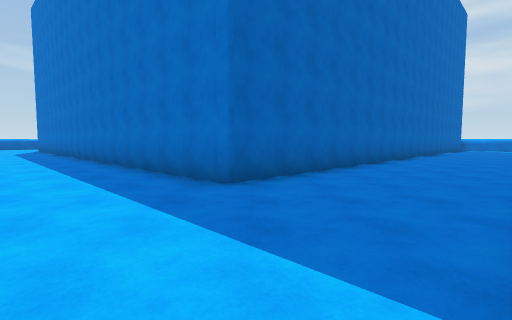
View 1 (above)

19 first-person views from a walk through a Unity game level. The camera is 1.4 m above the floor, tilts 4° down and sees 85° across. The floor is counted in squares, 2 m on a side. Each view is taken from the middle of a square. On the plan, view 1 faces up. The plan holds only what a view shows up to about 9 squares ahead; the rest is blank. The place goes on beyond the plan. The player character is not drawn. Some animated figures are not drawn. Surface patterns are stand-ins for the level's own textures.

View 2
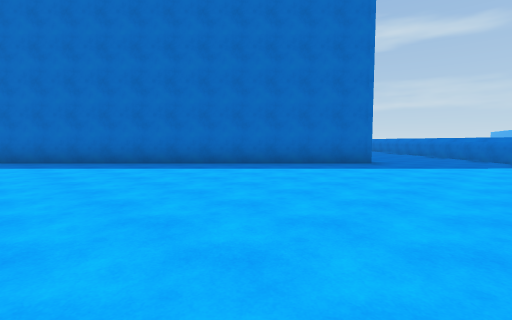

View 3
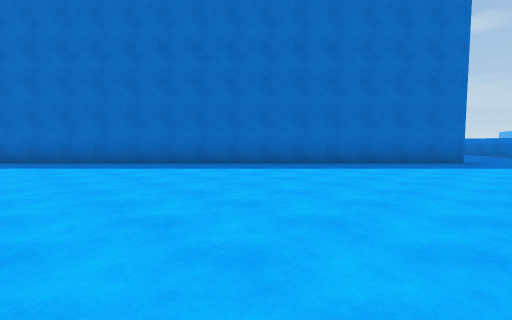

View 4
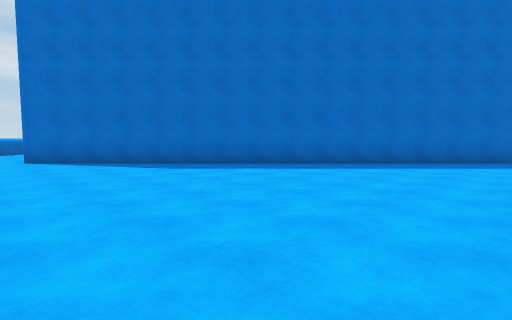

View 5
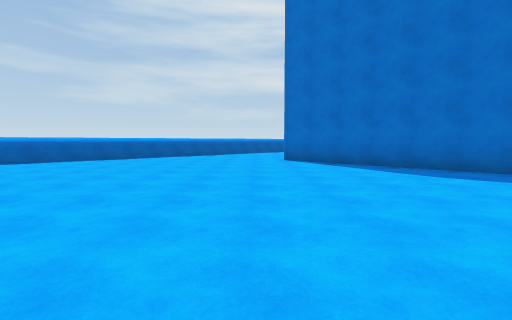

View 6
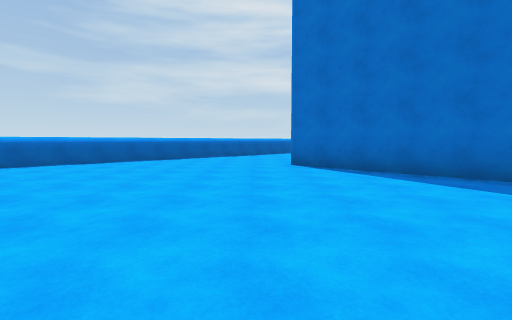

View 7
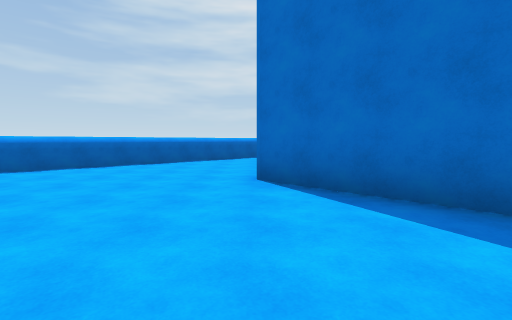

View 8
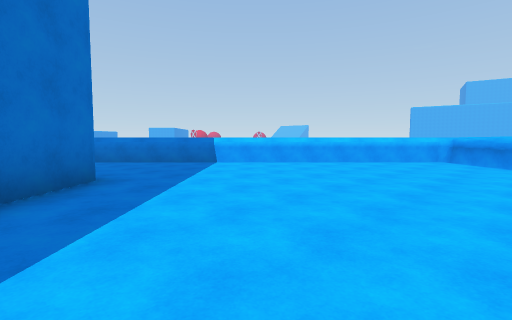

View 9
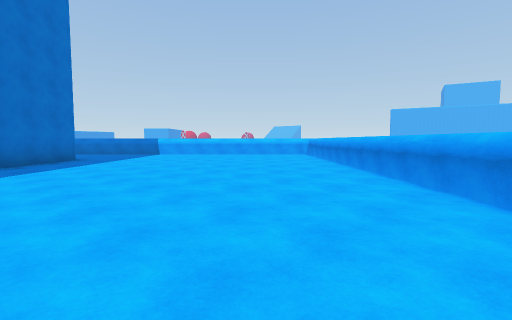

View 10
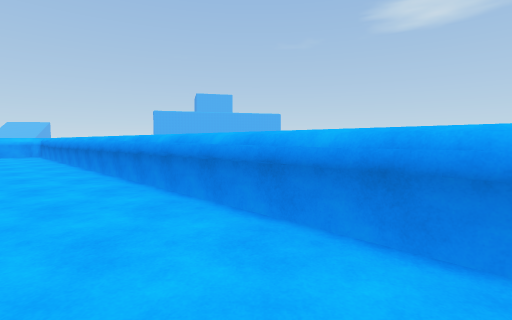

View 11
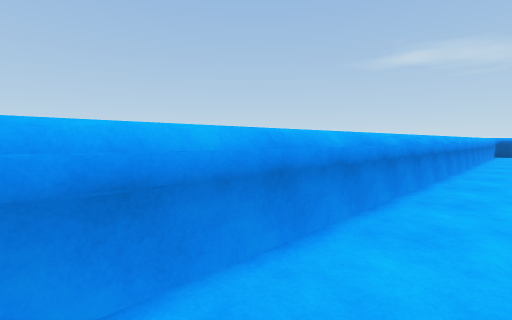

View 12
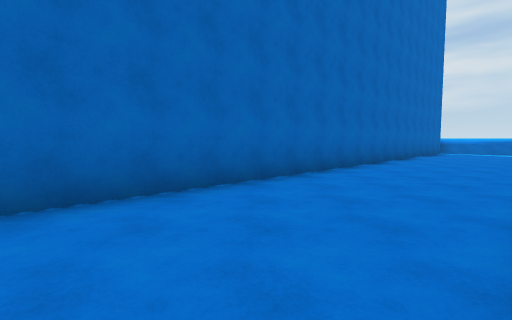

View 13
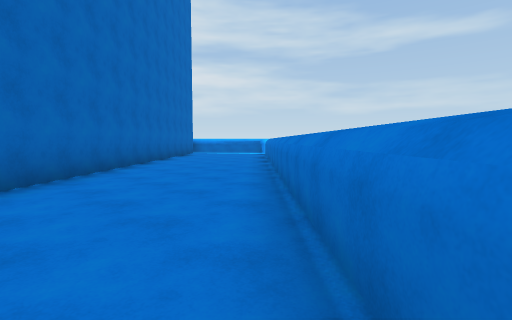

View 14
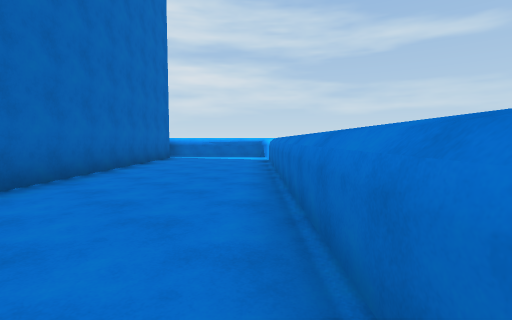

View 15
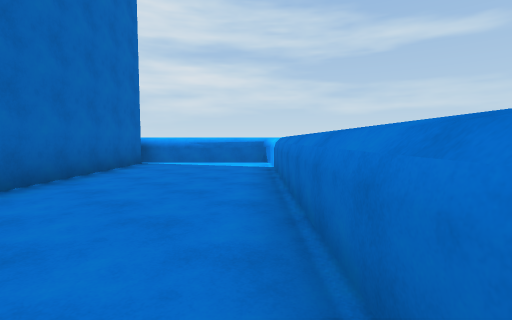

View 16
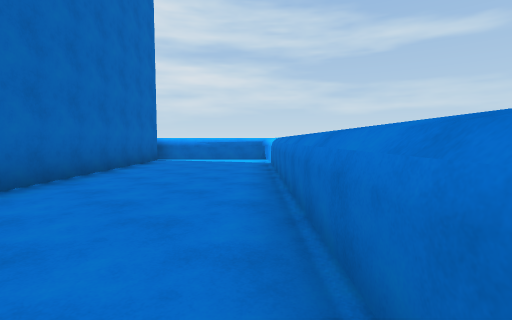

View 17
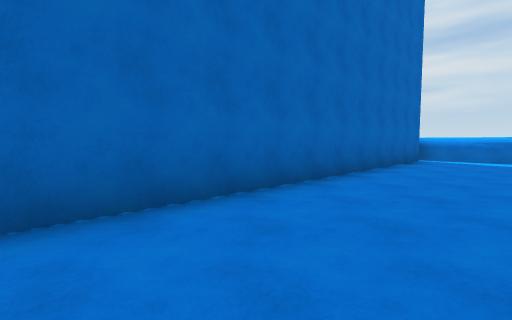

View 18
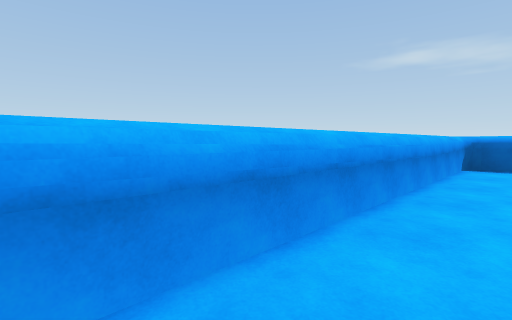

View 19
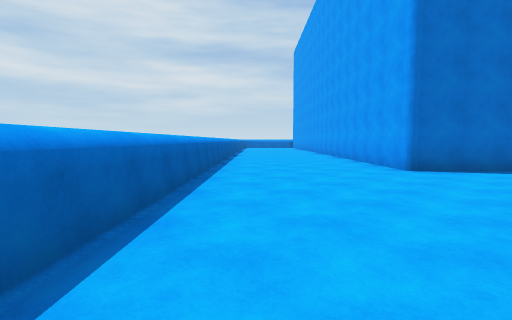

### Floor plan
Points are (right, up) in squares from view 1. A wall is a line through its corners. A room is listed if a view was taken in it or the views show most of it. See-through windows are left out.
Room 1 (views 1, 2, 3, 4, 5, 6, 7, 8, 9, 10, 11, 12, 13, 14, 15, 16, 17, 18, 19)
walls: (5.6, 5) (16.3, 15.7); (-3.8, -4.5) (4, 3.4); (-18.1, 20.6) (-23.7, 15) (-4.2, -4.5); (13.5, 18.5) (-0.5, 4.4) (-14.1, 18) (-12.2, 19.9); (16.5, 16.2) (13.7, 19)

Positions as (right, up) in squares from view 1, and headings:
1: (0, 0), facing up
2: (-9, 1), facing up-right
3: (-11, 3), facing up-right
4: (-15, 7), facing up-right
5: (-15, 8), facing up
6: (-15, 10), facing up
7: (-14, 13), facing up
8: (-6, 6), facing down-right
9: (-12, 7), facing down-right
10: (-13, 7), facing down
11: (-12, 5), facing left
12: (4, 4), facing up
13: (5, 5), facing up-right
14: (8, 8), facing up-right
15: (10, 10), facing up-right
16: (9, 9), facing up-right
17: (8, 9), facing up
18: (-17, 10), facing left
19: (-21, 16), facing up-right
